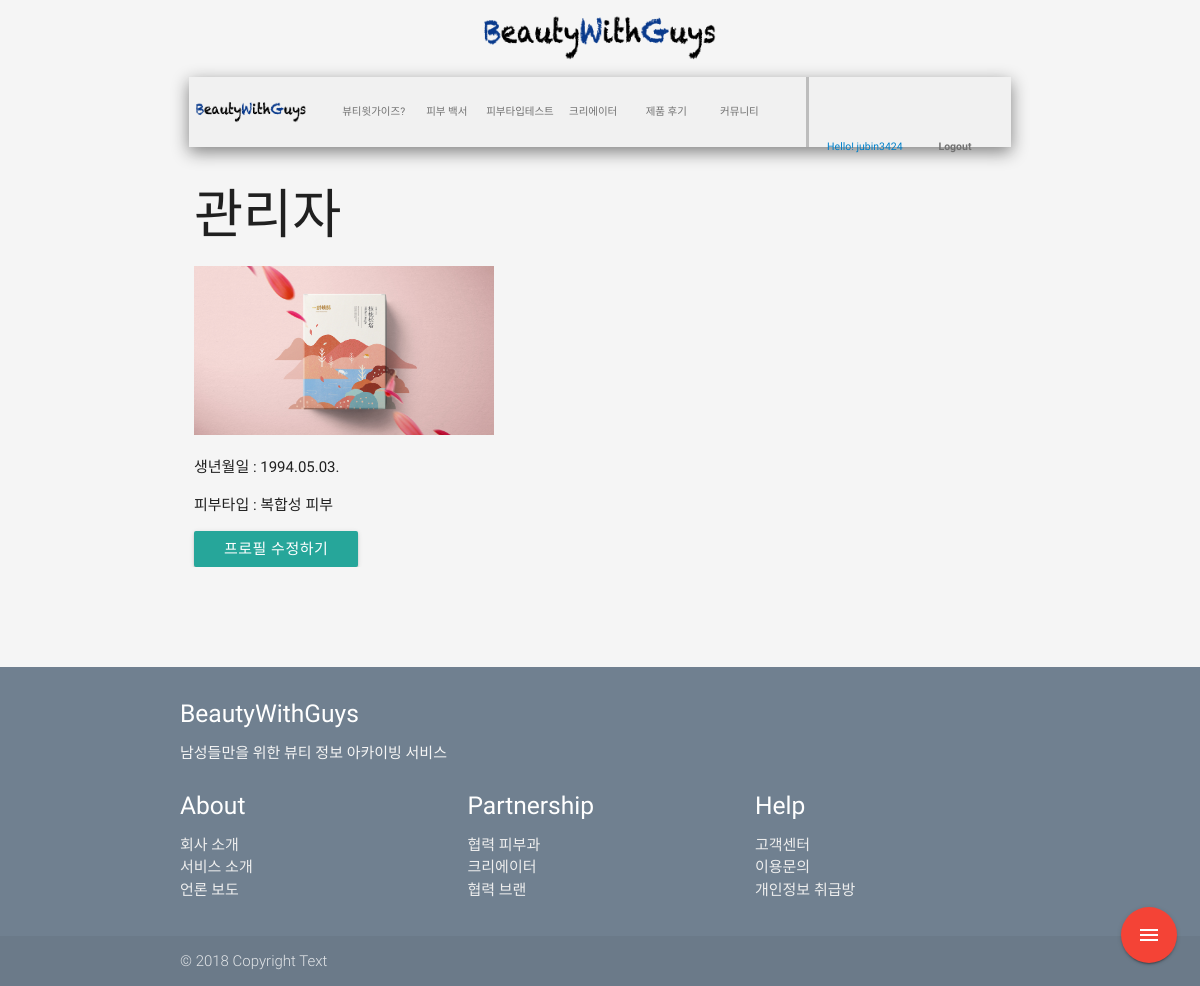
The page /accounts/profile/jubin3424/ (signed in) on the database its author committed.
### accounts/models.py (models this page shows, shortened)
class Profile(models.Model):
    user = models.OneToOneField(
        settings.AUTH_USER_MODEL,
        on_delete=models.CASCADE, )
    birth_date = models.DateField(null=True, blank=True)
    skin_type = models.CharField(max_length=30, blank=True)
    image = models.ImageField(
        upload_to='profile/%Y/%m/%d/',
        blank=True,
    )
    is_creator = models.BooleanField(default=False)
    creator_header_img = models.ImageField(
        upload_to='creator/%Y/%m/%d/',
        blank=True,
        null=True,
    )
    def image_url(self):
        if self.image:
            image_url = self.image.url
        else:
            image_url = '/static/img/default_image.png'
        return image_url

### accounts/views.py (the view)
# urls.py: path('profile/<str:username>/', views.profile_detail, name='profile_detail'),
def profile_detail(request, username):
    ctx = {
        'profile': get_object_or_404(Profile, user__username=username)
    }
    return render(request, 'accounts/profile_detail.html', ctx)

### beautiful/context_processors.py (called while the page is built)
def brand(request):
    return {
        'brands': Brand.objects.all(),
    }

def skintype(request):
    return {
        'skin_types': SkinType.objects.all(),
    }

def category(request):
    return{
        'categories': Category.objects.all(),
    }

### accounts/templates/accounts/profile_detail.html
{% extends 'base.html' %}
{% block content %}
    <div class="hide-on-med-and-down" style="max-width:100%; height:30px;"></div>
    <div class="profile_mobile">
    <h2>{{ profile.user.last_name }}{{ profile.user.first_name|default:"관리자" }}</h2>
    <img src="{{ profile.image_url }}" width="300">
    <p>생년월일 : {{ profile.birth_date|default:"미입력"|date:"Y.m.d." }}</p>
    <p>피부타입 : {{ profile.skin_type|default:"아직 피부타입을 등록하지 않으셨습니다!" }}</p>
    {% if request.user.profile == profile %}
    <a href="{% url 'accounts:update_profile' %}" class="btn">프로필 수정하기</a>
    {% endif %}
    </div>
{% endblock %}

### beautiful/templates/base.html (shortened to what this page needs)
{% load static %}
<!DOCTYPE html>
<html>
<head>
    <link type="text/css" rel="stylesheet" href="{% static 'css/beauty_wiki.css' %}">
    <link type="text/css" rel="stylesheet" href="{% static 'css/main_core.css' %}" media="screen,projection"/>
    <link type="text/css" rel="stylesheet" href="{% static 'css/post_css.css' %}">
    <link type="text/css" rel="stylesheet" href="{% static 'css/materialize.min.css' %}"  media="screen,projection"/>
    <link type="text/css" rel="stylesheet" href="{% static 'css/skin_type.css' %}">
    <link type="text/css" rel="stylesheet" href="{% static 'css/login.css' %}">
</head>
<body>
<div class="entire_body">
<header>
<div class="col l12 hide-on-med-and-down">
    <p class="logoBox"><a href="{% url 'main:showMain' %}"><img src="{% static 'new_logo.png' %}" class="logo"></a></p>
</div>
  <nav>
    <div class="nav-wrapper center_align">
        <div class="container">
          <div class="row hide-on-med-and-down">
          <div class="navbar_back hide-on-med-and-down ">
            <ul class="main_menu hide-on-med-and-down">
              <div class="col l2 m2 nav_logo">
                <li><a href="{% url 'main:showMain' %}"><img src="{% static 'new_logo.png' %}" class="show-on-large"></a></li>
              </div>
              <div class="col l7 m7 menu_list">
                <li><a href="">뷰티윗가이즈?</a></li>
                <li><a href="{% url 'wiki:wikimain' %}">피부 백서</a></li>
                <li><a href="{% url 'accounts:skin_type' %}">피부타입테스트</a></li>
                <li><a href="{% url 'creator:creator_page_main' %}">크리에이터</a></li>
                <li><a href="{% url 'review:review_list' %}">제품 후기</a></li>
                <li><a href="{% url 'post:post_list' %}">커뮤니티</a></li>
              </div>
              <div class="col l3 m3 login_text">
                {% if request.user.is_authenticated %}
                <div class="col l6 m6 login_text_div">
                <li>Hello! {{ request.user.username }}</li></div>
                <div class="col l6 m6 login_text_div ">
                <li><a href="{%  url 'accounts:logout' %}">Logout</a></li></div>
                {% else %}
                <div class="col l6 m6 login_text_div">
                <li><a href="{% url 'accounts:login' %}">로그인</a></li></div>
                 <div class="col l6 m6 login_text_div ">
                <li><a href="{% url 'accounts:signup' %}">회원가입</a></li></div>
                {% endif %}
              </div>
            </ul>
          </div>
        </div>
        </div>
    </div>
  </nav>
</header>
&nbsp;<main>
  <div class="container">
{% block content %}{% endblock %}
</div>
</main>
</div>
<div class="fixed-action-btn">
    <a class="btn-floating btn-large red">
      <i class="large material-icons">menu</i>
    </a>
  </div>
<footer class="page-footer">
          <div class="container">
            <div class="row">
              <div class="col l12 s12">
                <h5 class="white-text">BeautyWithGuys</h5>
                <p class="grey-text text-lighten-4">
                    남성들만을 위한 뷰티 정보 아카이빙 서비스
                </p>
              </div>
              <div class="col l4 m4 s4">
                <h5 class="white-text">About</h5>
                <ul>
                  <li><a class="grey-text text-lighten-3" href="#!">회사 소개</a></li>
                  <li><a class="grey-text text-lighten-3" href="#!">서비스 소개</a></li>
                  <li><a class="grey-text text-lighten-3" href="#!">언론 보도</a></li>
                </ul>
              </div>
                <div class="col l4 m4 s4">
                <h5 class="white-text">Partnership</h5>
                <ul>
                  <li><a class="grey-text text-lighten-3" href="#!">협력 피부과</a></li>
                  <li><a class="grey-text text-lighten-3" href="#!">크리에이터</a></li>
                  <li><a class="grey-text text-lighten-3" href="#!">협력 브랜</a></li>
                </ul>
              </div>
                <div class="col l4 m4 s4">
                <h5 class="white-text">Help</h5>
                <ul>
                  <li><a class="grey-text text-lighten-3" href="#!">고객센터</a></li>
                  <li><a class="grey-text text-lighten-3" href="#!">이용문의</a></li>
                  <li><a class="grey-text text-lighten-3" href="#!">개인정보 취급방</a></li>
                </ul>
              </div>
            </div>
          </div>
          <div class="footer-copyright">
            <div class="container">
            © 2018 Copyright Text
            </div>
          </div>
        </footer>
</body>
</html>

### main/static/css/main_core.css (style rules this page uses)
div.entire_body { margin:10px 20px 0 20px; background-color:#f5f5f5; overflow:hidden; }
img.logo { width:20%; padding-top:5px; }
.logoBox a { line-height:0; }
p.logoBox { text-align:center; margin:0; }
.entire_body nav { background-color:#f5f5f5; box-shadow:none; height:30px; }
.entire_body nav div.nav-wrapper { width:100%; }
.entire_body nav div ul { display: inline-block; margin: 0; }
ul.main_menu.hide-on-med-and-down li a { color: #727272; }
.col a { color:white; }
body { display: flex; min-height: 100vh; flex-direction: column; }
div.entire_body main { flex: 1 0 auto; }
.navbar_back { background-color:#f1f1f1; margin-top:10px; margin-left: 6px; margin-right: 6px; box-shadow : 0 5px 16px 0px #818181; height: 70px; line-height: 70px; position:relative; }
.nav_logo { position:relative; width:100%; height: 70px; line-height: 70px; }
.nav_logo a { max-width: 100%; padding:0px; height: 70px; line-height: 70px; }
.nav_logo img { max-width: 80%; height: auto; position:absolute; top: 50%; transform: translateY(-50%); right:20px; }
.main_menu { width:100%; }
nav ul.main_menu .menu_list li { width:16%; text-align: center; }
nav ul.main_menu .menu_list li a { padding:0px; }
nav ul.main_menu a { -webkit-transition: background-color .3s; transition: background-color .3s; font-size: 0.7rem; color: #0080ca; display: block; cursor: pointer; }
nav ul.main_menu .login_text li { color: #0080ca; font-size: 0.7rem; }
.login_text { text-align: center; align-content: center; border-left :3.5px solid #bdbdbd; position:relative; height: 70px; line-height: 70px; }
.login_text li { position:absolute; left: 50%; transform: translateX(-50%); width:100%; }
.login_text a { font-weight:bolder; align-content: right; width: 100%; }
.login_text_div { text-align: center; align-content: center; position:relative; height: 70px; line-height: 70px; }
.login_text_div li { position:absolute; left: 50%; transform: translateX(-50%); width:100%; }
.login_text_div a { font-weight:bolder; align-content: right; width: 100%; }

### main/static/css/post_css.css (style rules this page uses)
ul li a { color:black; }

### rows shown on the page
Profile: user.first_name "관리자", image_url (picture), birth_date "1994.05.03.", skin_type "복합성 피부"

### other values the page prints
{{ request.user.username }} "jubin3424"
